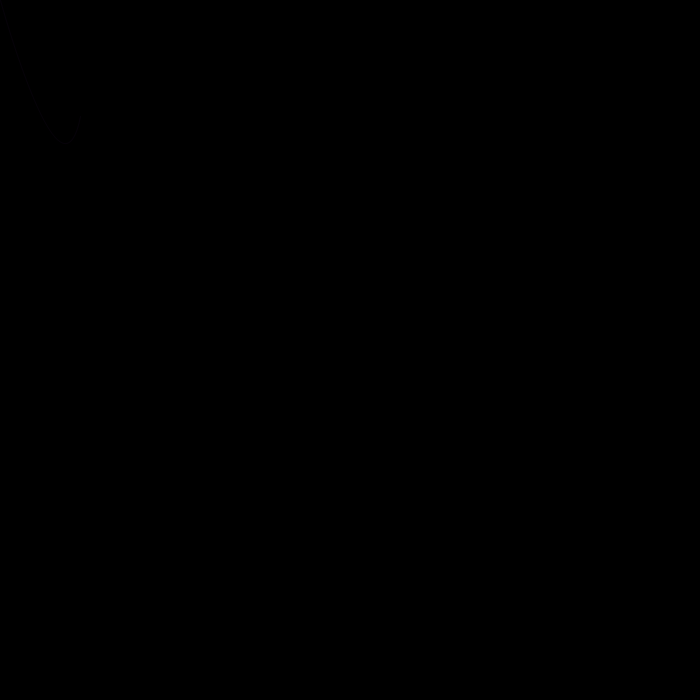
Frame 1 (no input)
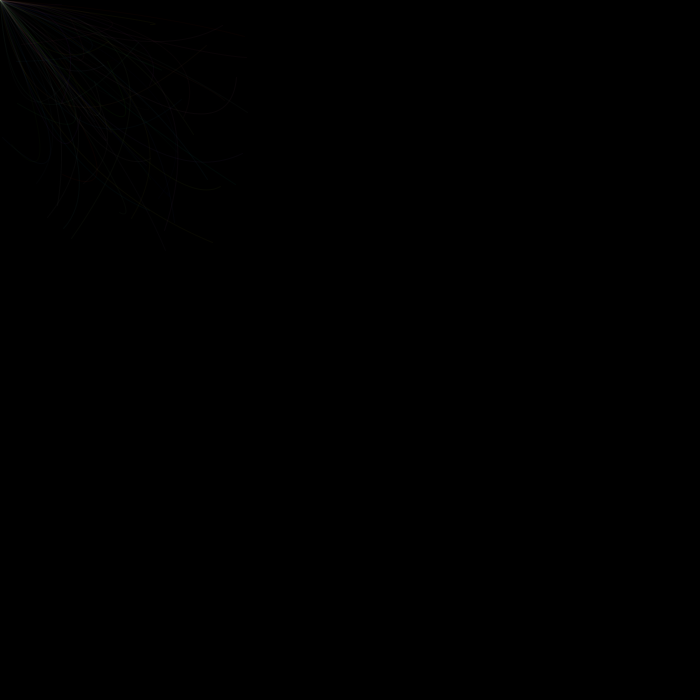
Frame 60 (the mouse pressed at the canvas centre just before this capture)
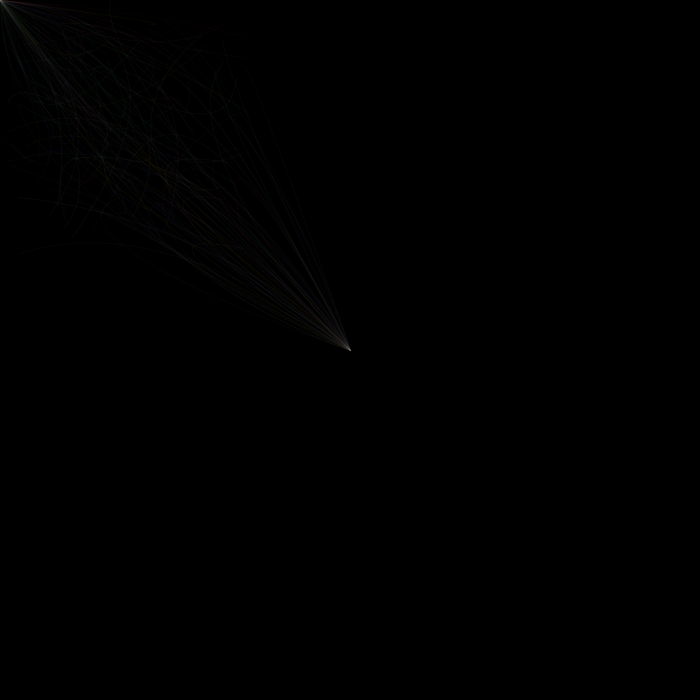
Frame 120 (the mouse held since frame 60 and released just before this capture)

The Processing sketch that drew these frames (run headless with seeded random() and noise(); from frame 60 on, the mouse is pressed at the canvas centre):

// Processing sketch: bezier_mouse
// ── bezier_mouse.pde


void setup(){
  noFill();
  size(700, 700);
  background(0);
}

void draw(){
  stroke(b(),b(),b(),9);
  bezier(mouseX,mouseY,mouseY,mouseX,b(),b(),b(),b());
}

float b(){
  return random(255);
}

float e(){
  return random(width) ;
}
